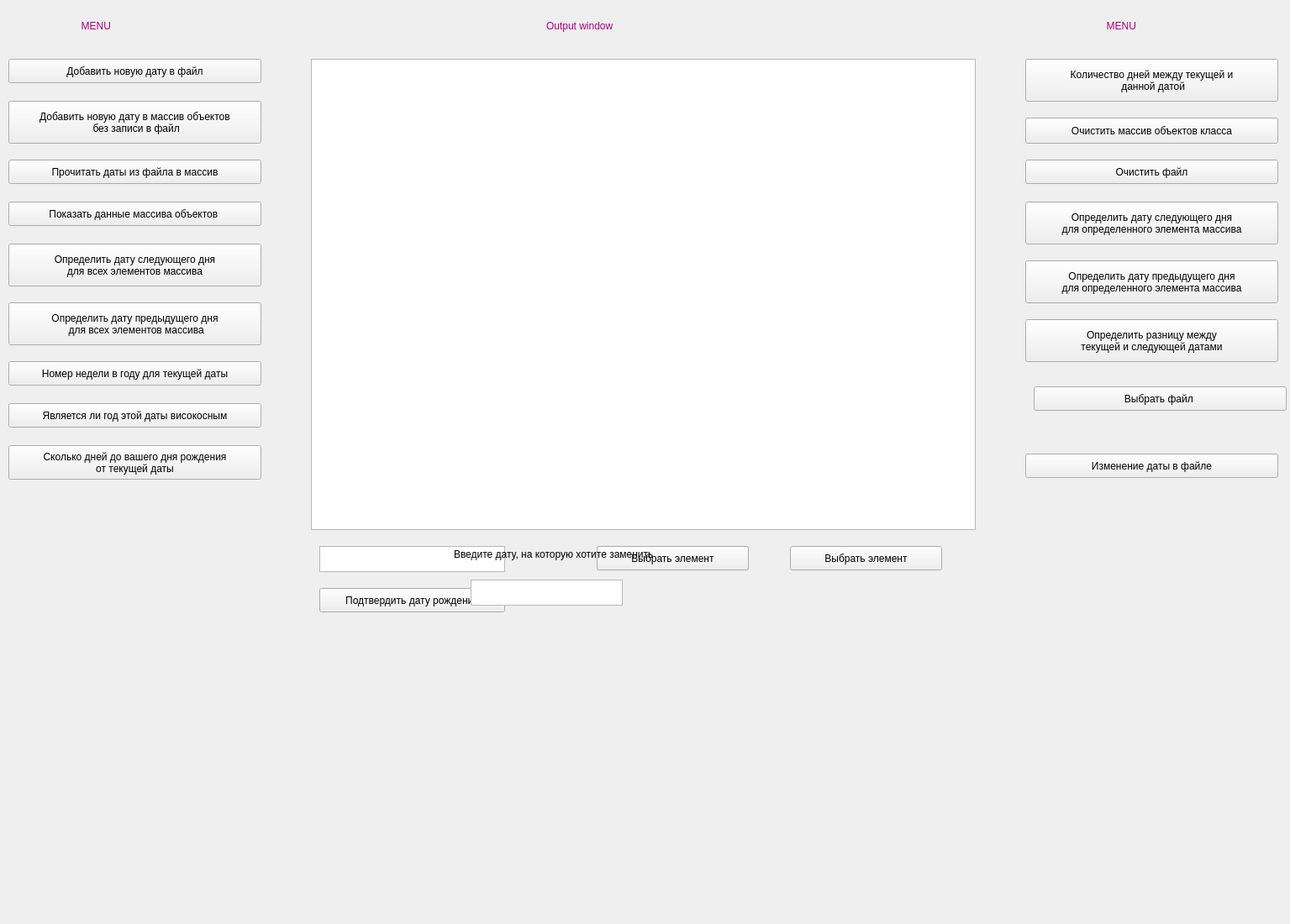
<?xml version="1.0" encoding="UTF-8"?>
<ui version="4.0">
 <class>MainWindow</class>
 <widget class="QMainWindow" name="MainWindow">
  <property name="geometry">
   <rect>
    <x>0</x>
    <y>0</y>
    <width>1535</width>
    <height>1100</height>
   </rect>
  </property>
  <property name="windowTitle">
   <string>MainWindow</string>
  </property>
  <widget class="QWidget" name="centralwidget">
   <widget class="QLabel" name="label">
    <property name="geometry">
     <rect>
      <x>90</x>
      <y>0</y>
      <width>191</width>
      <height>61</height>
     </rect>
    </property>
    <property name="styleSheet">
     <string notr="true">font: 300 20pt &quot;Segoe UI&quot;;
color:rgb(170, 0, 127);</string>
    </property>
    <property name="text">
     <string>  MENU</string>
    </property>
   </widget>
   <widget class="QPushButton" name="pushButtonread">
    <property name="geometry">
     <rect>
      <x>10</x>
      <y>190</y>
      <width>301</width>
      <height>29</height>
     </rect>
    </property>
    <property name="text">
     <string>Прочитать даты из файла в массив</string>
    </property>
   </widget>
   <widget class="QPushButton" name="pushButtonadd">
    <property name="geometry">
     <rect>
      <x>10</x>
      <y>70</y>
      <width>301</width>
      <height>29</height>
     </rect>
    </property>
    <property name="text">
     <string>Добавить новую дату в файл</string>
    </property>
   </widget>
   <widget class="QPushButton" name="pushButtonshow">
    <property name="geometry">
     <rect>
      <x>10</x>
      <y>240</y>
      <width>301</width>
      <height>29</height>
     </rect>
    </property>
    <property name="text">
     <string>Показать данные массива объектов </string>
    </property>
   </widget>
   <widget class="QPushButton" name="pushButtonopen">
    <property name="geometry">
     <rect>
      <x>1230</x>
      <y>460</y>
      <width>301</width>
      <height>29</height>
     </rect>
    </property>
    <property name="text">
     <string>Выбрать файл </string>
    </property>
   </widget>
   <widget class="QPushButton" name="pushButtonnext">
    <property name="geometry">
     <rect>
      <x>10</x>
      <y>290</y>
      <width>301</width>
      <height>51</height>
     </rect>
    </property>
    <property name="text">
     <string>Определить дату следующего дня
для всех элементов массива</string>
    </property>
   </widget>
   <widget class="QPushButton" name="pushButtonprev">
    <property name="geometry">
     <rect>
      <x>10</x>
      <y>360</y>
      <width>301</width>
      <height>51</height>
     </rect>
    </property>
    <property name="text">
     <string>Определить дату предыдущего дня
 для всех элементов массива</string>
    </property>
   </widget>
   <widget class="QPushButton" name="pushButtonleap">
    <property name="geometry">
     <rect>
      <x>10</x>
      <y>480</y>
      <width>301</width>
      <height>29</height>
     </rect>
    </property>
    <property name="text">
     <string>Является ли год этой даты високосным</string>
    </property>
   </widget>
   <widget class="QPushButton" name="pushButtonweek">
    <property name="geometry">
     <rect>
      <x>10</x>
      <y>430</y>
      <width>301</width>
      <height>29</height>
     </rect>
    </property>
    <property name="text">
     <string>Номер недели в году для текущей даты</string>
    </property>
   </widget>
   <widget class="QPushButton" name="pushButtonbth">
    <property name="geometry">
     <rect>
      <x>10</x>
      <y>530</y>
      <width>301</width>
      <height>41</height>
     </rect>
    </property>
    <property name="text">
     <string>Сколько дней до вашего дня рождения 
от текущей даты</string>
    </property>
   </widget>
   <widget class="QPushButton" name="pushButtondays">
    <property name="geometry">
     <rect>
      <x>1220</x>
      <y>70</y>
      <width>301</width>
      <height>51</height>
     </rect>
    </property>
    <property name="text">
     <string>Количество дней между текущей и
 данной датой</string>
    </property>
   </widget>
   <widget class="QTextEdit" name="output">
    <property name="geometry">
     <rect>
      <x>370</x>
      <y>70</y>
      <width>791</width>
      <height>561</height>
     </rect>
    </property>
    <property name="html">
     <string>&lt;!DOCTYPE HTML PUBLIC &quot;-//W3C//DTD HTML 4.0//EN&quot; &quot;http://www.w3.org/TR/REC-html40/strict.dtd&quot;&gt;
&lt;html&gt;&lt;head&gt;&lt;meta name=&quot;qrichtext&quot; content=&quot;1&quot; /&gt;&lt;meta charset=&quot;utf-8&quot; /&gt;&lt;style type=&quot;text/css&quot;&gt;
p, li { white-space: pre-wrap; }
hr { height: 1px; border-width: 0; }
li.unchecked::marker { content: &quot;\2610&quot;; }
li.checked::marker { content: &quot;\2612&quot;; }
&lt;/style&gt;&lt;/head&gt;&lt;body style=&quot; font-family:'Segoe UI'; font-size:9pt; font-weight:400; font-style:normal;&quot;&gt;
&lt;p style=&quot; margin-top:0px; margin-bottom:0px; margin-left:0px; margin-right:0px; -qt-block-indent:0; text-indent:0px;&quot;&gt;&lt;span style=&quot; color:#7d7d7d;&quot;&gt;Пишите здесь...&lt;/span&gt;&lt;/p&gt;
&lt;p style=&quot; margin-top:0px; margin-bottom:0px; margin-left:0px; margin-right:0px; -qt-block-indent:0; text-indent:0px;&quot;&gt;&lt;span style=&quot; color:#7d7d7d;&quot;&gt;ДД.ММ.ГГГГ&lt;/span&gt;&lt;/p&gt;&lt;/body&gt;&lt;/html&gt;</string>
    </property>
   </widget>
   <widget class="QLabel" name="label_2">
    <property name="geometry">
     <rect>
      <x>650</x>
      <y>10</y>
      <width>381</width>
      <height>41</height>
     </rect>
    </property>
    <property name="styleSheet">
     <string notr="true">font: 200 20pt &quot;Segoe UI&quot;;
color:rgb(170, 0, 127);</string>
    </property>
    <property name="text">
     <string>Output window</string>
    </property>
   </widget>
   <widget class="QPushButton" name="agreeadd">
    <property name="geometry">
     <rect>
      <x>710</x>
      <y>650</y>
      <width>181</width>
      <height>29</height>
     </rect>
    </property>
    <property name="text">
     <string>Подтвердить дату</string>
    </property>
   </widget>
   <widget class="QPushButton" name="bth">
    <property name="geometry">
     <rect>
      <x>380</x>
      <y>700</y>
      <width>221</width>
      <height>29</height>
     </rect>
    </property>
    <property name="text">
     <string>Подтвердить дату рождения</string>
    </property>
   </widget>
   <widget class="QTextEdit" name="textbth">
    <property name="geometry">
     <rect>
      <x>380</x>
      <y>650</y>
      <width>221</width>
      <height>31</height>
     </rect>
    </property>
    <property name="html">
     <string>&lt;!DOCTYPE HTML PUBLIC &quot;-//W3C//DTD HTML 4.0//EN&quot; &quot;http://www.w3.org/TR/REC-html40/strict.dtd&quot;&gt;
&lt;html&gt;&lt;head&gt;&lt;meta name=&quot;qrichtext&quot; content=&quot;1&quot; /&gt;&lt;meta charset=&quot;utf-8&quot; /&gt;&lt;style type=&quot;text/css&quot;&gt;
p, li { white-space: pre-wrap; }
hr { height: 1px; border-width: 0; }
li.unchecked::marker { content: &quot;\2610&quot;; }
li.checked::marker { content: &quot;\2612&quot;; }
&lt;/style&gt;&lt;/head&gt;&lt;body style=&quot; font-family:'Segoe UI'; font-size:9pt; font-weight:400; font-style:normal;&quot;&gt;
&lt;p style=&quot;-qt-paragraph-type:empty; margin-top:0px; margin-bottom:0px; margin-left:0px; margin-right:0px; -qt-block-indent:0; text-indent:0px;&quot;&gt;&lt;br /&gt;&lt;/p&gt;&lt;/body&gt;&lt;/html&gt;</string>
    </property>
   </widget>
   <widget class="QPushButton" name="clear">
    <property name="geometry">
     <rect>
      <x>1220</x>
      <y>140</y>
      <width>301</width>
      <height>31</height>
     </rect>
    </property>
    <property name="text">
     <string>Очистить массив объектов класса</string>
    </property>
   </widget>
   <widget class="QPushButton" name="Add">
    <property name="geometry">
     <rect>
      <x>10</x>
      <y>120</y>
      <width>301</width>
      <height>51</height>
     </rect>
    </property>
    <property name="text">
     <string>Добавить новую дату в массив объектов
 без записи в файл</string>
    </property>
   </widget>
   <widget class="QPushButton" name="agree">
    <property name="geometry">
     <rect>
      <x>710</x>
      <y>650</y>
      <width>181</width>
      <height>29</height>
     </rect>
    </property>
    <property name="text">
     <string>Подтвердить дату</string>
    </property>
   </widget>
   <widget class="QPushButton" name="clear_file">
    <property name="geometry">
     <rect>
      <x>1220</x>
      <y>190</y>
      <width>301</width>
      <height>29</height>
     </rect>
    </property>
    <property name="text">
     <string>Очистить файл</string>
    </property>
   </widget>
   <widget class="QListWidget" name="listWidget">
    <property name="geometry">
     <rect>
      <x>370</x>
      <y>70</y>
      <width>791</width>
      <height>561</height>
     </rect>
    </property>
   </widget>
   <widget class="QPushButton" name="pushButton">
    <property name="geometry">
     <rect>
      <x>1220</x>
      <y>240</y>
      <width>301</width>
      <height>51</height>
     </rect>
    </property>
    <property name="text">
     <string>Определить дату следующего дня
для определенного элемента массива</string>
    </property>
   </widget>
   <widget class="QLabel" name="label_3">
    <property name="geometry">
     <rect>
      <x>1310</x>
      <y>0</y>
      <width>191</width>
      <height>61</height>
     </rect>
    </property>
    <property name="styleSheet">
     <string notr="true">font: 300 20pt &quot;Segoe UI&quot;;
color:rgb(170, 0, 127);</string>
    </property>
    <property name="text">
     <string>  MENU</string>
    </property>
   </widget>
   <widget class="QPushButton" name="pushButton_2">
    <property name="geometry">
     <rect>
      <x>710</x>
      <y>650</y>
      <width>181</width>
      <height>29</height>
     </rect>
    </property>
    <property name="text">
     <string>Выбрать элемент</string>
    </property>
   </widget>
   <widget class="QPushButton" name="pushButton_3">
    <property name="geometry">
     <rect>
      <x>1220</x>
      <y>310</y>
      <width>301</width>
      <height>51</height>
     </rect>
    </property>
    <property name="text">
     <string>Определить дату предыдущего дня
для определенного элемента массива</string>
    </property>
   </widget>
   <widget class="QPushButton" name="pushButton_4">
    <property name="geometry">
     <rect>
      <x>710</x>
      <y>650</y>
      <width>181</width>
      <height>29</height>
     </rect>
    </property>
    <property name="text">
     <string>Выбрать элемент</string>
    </property>
   </widget>
   <widget class="QPushButton" name="durat">
    <property name="geometry">
     <rect>
      <x>1220</x>
      <y>380</y>
      <width>301</width>
      <height>51</height>
     </rect>
    </property>
    <property name="text">
     <string>Определить разницу между
текущей и следующей датами</string>
    </property>
   </widget>
   <widget class="QLabel" name="label_4">
    <property name="geometry">
     <rect>
      <x>1220</x>
      <y>450</y>
      <width>301</width>
      <height>20</height>
     </rect>
    </property>
    <property name="text">
     <string/>
    </property>
   </widget>
   <widget class="QPushButton" name="pushButton_5">
    <property name="geometry">
     <rect>
      <x>1220</x>
      <y>540</y>
      <width>301</width>
      <height>29</height>
     </rect>
    </property>
    <property name="text">
     <string>Изменение даты в файле</string>
    </property>
   </widget>
   <widget class="QPushButton" name="pushButton_6">
    <property name="geometry">
     <rect>
      <x>940</x>
      <y>650</y>
      <width>181</width>
      <height>29</height>
     </rect>
    </property>
    <property name="text">
     <string>Выбрать элемент</string>
    </property>
   </widget>
   <widget class="QLabel" name="label_5">
    <property name="geometry">
     <rect>
      <x>540</x>
      <y>650</y>
      <width>331</width>
      <height>20</height>
     </rect>
    </property>
    <property name="text">
     <string>Введите дату, на которую хотите заменить</string>
    </property>
   </widget>
   <widget class="QTextEdit" name="NewDate">
    <property name="geometry">
     <rect>
      <x>560</x>
      <y>690</y>
      <width>181</width>
      <height>31</height>
     </rect>
    </property>
   </widget>
  </widget>
 </widget>
 <resources/>
 <connections/>
</ui>
